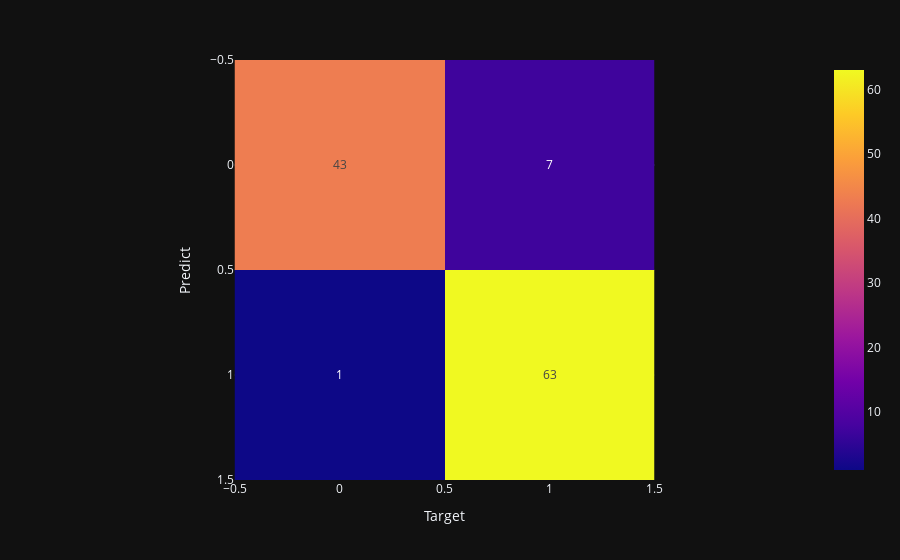

This figure's notebook cell:
### Code cell
from sklearn.metrics import confusion_matrix
import plotly.express as px
plt.rcParams['figure.figsize'] = (10, 10)
fig = px.imshow(confusion_matrix(y_test, y_predict), text_auto=True)
fig.update_layout(xaxis_title = 'Target', yaxis_title = 'Predict')

### Figure 1 — Plotly figure (JSON) as saved in the notebook; plotly's stock layout.template omitted (floating-point values rounded to 4 significant figures)
{"data": [{"coloraxis": "coloraxis", "name": "0", "texttemplate": "%{z}", "z": [[43, 7], [1, 63]], "type": "heatmap", "xaxis": "x", "yaxis": "y", "hovertemplate": "x: %{x}<br>y: %{y}<br>color: %{z}<extra></extra>"}], "layout": {"xaxis": {"anchor": "y", "domain": [0.0, 1.0], "scaleanchor": "y", "constrain": "domain", "title": {"text": "Target"}}, "yaxis": {"anchor": "x", "domain": [0.0, 1.0], "autorange": "reversed", "constrain": "domain", "title": {"text": "Predict"}}, "coloraxis": {"colorscale": [[0.0, "#0d0887"], [0.1111, "#46039f"], [0.2222, "#7201a8"], [0.3333, "#9c179e"], [0.4444, "#bd3786"], [0.5556, "#d8576b"], [0.6667, "#ed7953"], [0.7778, "#fb9f3a"], [0.8889, "#fdca26"], [1.0, "#f0f921"]]}, "margin": {"t": 60}}}
